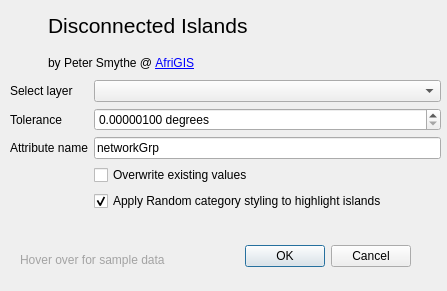
<?xml version="1.0" encoding="UTF-8"?>
<ui version="4.0">
 <class>DisconnectedIslandsDialogBase</class>
 <widget class="QDialog" name="DisconnectedIslandsDialogBase">
  <property name="geometry">
   <rect>
    <x>0</x>
    <y>0</y>
    <width>447</width>
    <height>291</height>
   </rect>
  </property>
  <property name="windowTitle">
   <string>Disconnected Islands</string>
  </property>
  <widget class="QDialogButtonBox" name="button_box">
   <property name="geometry">
    <rect>
     <x>30</x>
     <y>240</y>
     <width>381</width>
     <height>32</height>
    </rect>
   </property>
   <property name="orientation">
    <enum>Qt::Horizontal</enum>
   </property>
   <property name="standardButtons">
    <set>QDialogButtonBox::Cancel|QDialogButtonBox::Ok</set>
   </property>
  </widget>
  <widget class="QWidget" name="layoutWidget">
   <property name="geometry">
    <rect>
     <x>10</x>
     <y>10</y>
     <width>301</width>
     <height>68</height>
    </rect>
   </property>
   <layout class="QGridLayout" name="gridLayout">
    <item row="0" column="1">
     <widget class="QLabel" name="label_2">
      <property name="minimumSize">
       <size>
        <width>0</width>
        <height>32</height>
       </size>
      </property>
      <property name="text">
       <string>&lt;html&gt;&lt;head/&gt;&lt;body&gt;&lt;p&gt;&lt;span style=&quot; font-size:16pt;&quot;&gt;Disconnected Islands  &lt;/span&gt;&lt;/p&gt;&lt;/body&gt;&lt;/html&gt;</string>
      </property>
      <property name="scaledContents">
       <bool>false</bool>
      </property>
     </widget>
    </item>
    <item row="1" column="1">
     <widget class="QLabel" name="labelAfriGIS">
      <property name="minimumSize">
       <size>
        <width>0</width>
        <height>24</height>
       </size>
      </property>
      <property name="text">
       <string>&lt;html&gt;&lt;head/&gt;&lt;body&gt;&lt;p&gt;by Peter Smythe @ &lt;a href=&quot;https://www.afrigis.co.za&quot;&gt;&lt;span style=&quot; text-decoration: underline; color:#0000ff;&quot;&gt;AfriGIS&lt;/span&gt;&lt;/a&gt;&lt;/p&gt;&lt;/body&gt;&lt;/html&gt;</string>
      </property>
      <property name="openExternalLinks">
       <bool>true</bool>
      </property>
     </widget>
    </item>
    <item row="0" column="0">
     <widget class="QLabel" name="label_icon">
      <property name="minimumSize">
       <size>
        <width>32</width>
        <height>32</height>
       </size>
      </property>
      <property name="text">
       <string/>
      </property>
      <property name="pixmap">
       <pixmap resource="resources.qrc">:/plugins/DisconnectedIslands/icon.png</pixmap>
      </property>
      <property name="alignment">
       <set>Qt::AlignLeading|Qt::AlignLeft|Qt::AlignTop</set>
      </property>
     </widget>
    </item>
    <item row="0" column="2">
     <spacer name="horizontalSpacer">
      <property name="orientation">
       <enum>Qt::Horizontal</enum>
      </property>
      <property name="sizeHint" stdset="0">
       <size>
        <width>40</width>
        <height>20</height>
       </size>
      </property>
     </spacer>
    </item>
   </layout>
  </widget>
  <widget class="QWidget" name="layoutWidget">
   <property name="geometry">
    <rect>
     <x>10</x>
     <y>80</y>
     <width>431</width>
     <height>136</height>
    </rect>
   </property>
   <layout class="QFormLayout" name="formLayout">
    <property name="fieldGrowthPolicy">
     <enum>QFormLayout::AllNonFixedFieldsGrow</enum>
    </property>
    <item row="0" column="0">
     <widget class="QLabel" name="label_3">
      <property name="text">
       <string>Select layer</string>
      </property>
     </widget>
    </item>
    <item row="0" column="1">
     <widget class="QComboBox" name="layerComboBox">
      <property name="toolTip">
       <string>Select the polyline layer to analyse</string>
      </property>
     </widget>
    </item>
    <item row="1" column="0">
     <widget class="QLabel" name="label_4">
      <property name="text">
       <string>Tolerance</string>
      </property>
     </widget>
    </item>
    <item row="1" column="1">
     <widget class="QDoubleSpinBox" name="toleranceSpinBox">
      <property name="toolTip">
       <string>Nodes within this tolerance will be considered as connected</string>
      </property>
      <property name="suffix">
       <string> degrees</string>
      </property>
      <property name="decimals">
       <number>8</number>
      </property>
      <property name="minimum">
       <double>0.000001000000000</double>
      </property>
      <property name="value">
       <double>0.000001000000000</double>
      </property>
     </widget>
    </item>
    <item row="2" column="0">
     <widget class="QLabel" name="label_5">
      <property name="text">
       <string>Attribute name</string>
      </property>
     </widget>
    </item>
    <item row="2" column="1">
     <widget class="QLineEdit" name="attributeNameEditBox">
      <property name="toolTip">
       <string>This will be populated with a unique ID for each disconnected island</string>
      </property>
      <property name="text">
       <string>networkGrp</string>
      </property>
     </widget>
    </item>
    <item row="3" column="1">
     <widget class="QCheckBox" name="overwriteCheckBox">
      <property name="text">
       <string>Overwrite existing values</string>
      </property>
     </widget>
    </item>
    <item row="4" column="1">
     <widget class="QCheckBox" name="stylingCheckBox">
      <property name="toolTip">
       <string>Do not check if you want to preserve your current styling</string>
      </property>
      <property name="text">
       <string>Apply Random category styling to highlight islands</string>
      </property>
      <property name="checked">
       <bool>true</bool>
      </property>
     </widget>
    </item>
   </layout>
  </widget>
  <widget class="QLabel" name="label_6">
   <property name="geometry">
    <rect>
     <x>20</x>
     <y>250</y>
     <width>171</width>
     <height>20</height>
    </rect>
   </property>
   <property name="toolTip">
    <string>&lt;html&gt;&lt;head/&gt;&lt;body&gt;&lt;p&gt;Please find sample data in your plugins directory: ~/.qgis2/python/plugins/disconnected-islands/sample data/islands.shp&lt;/p&gt;&lt;/body&gt;&lt;/html&gt;</string>
   </property>
   <property name="text">
    <string>&lt;html&gt;&lt;head/&gt;&lt;body&gt;&lt;p&gt;&lt;span style=&quot; color:#a3a3a3;&quot;&gt;Hover over for sample data&lt;/span&gt;&lt;/p&gt;&lt;/body&gt;&lt;/html&gt;</string>
   </property>
  </widget>
  <zorder>layoutWidget</zorder>
  <zorder>layoutWidget</zorder>
  <zorder>button_box</zorder>
  <zorder>label_6</zorder>
 </widget>

 <connections>
  <connection>
   <sender>button_box</sender>
   <signal>accepted()</signal>
   <receiver>DisconnectedIslandsDialogBase</receiver>
   <slot>accept()</slot>
   <hints>
    <hint type="sourcelabel">
     <x>20</x>
     <y>20</y>
    </hint>
    <hint type="destinationlabel">
     <x>20</x>
     <y>20</y>
    </hint>
   </hints>
  </connection>
  <connection>
   <sender>button_box</sender>
   <signal>rejected()</signal>
   <receiver>DisconnectedIslandsDialogBase</receiver>
   <slot>reject()</slot>
   <hints>
    <hint type="sourcelabel">
     <x>20</x>
     <y>20</y>
    </hint>
    <hint type="destinationlabel">
     <x>20</x>
     <y>20</y>
    </hint>
   </hints>
  </connection>
 </connections>
</ui>
